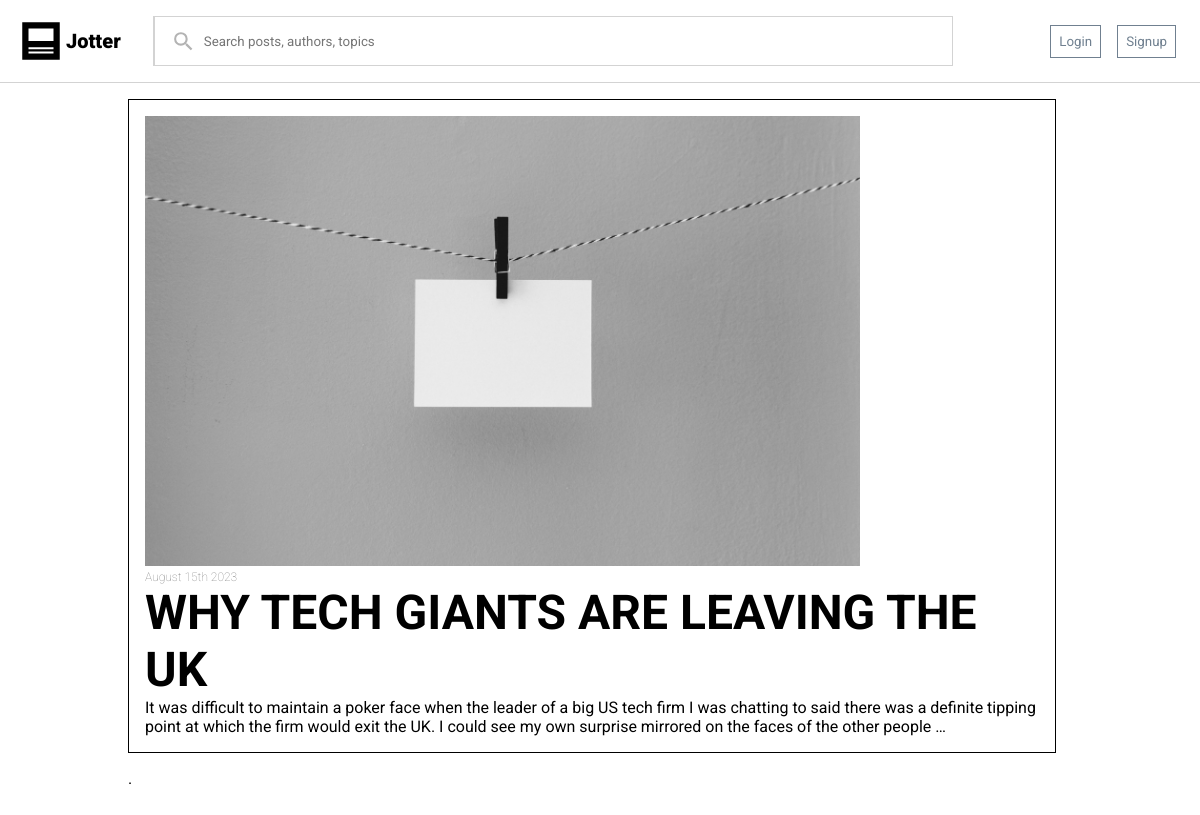
Before: / with the older database file.
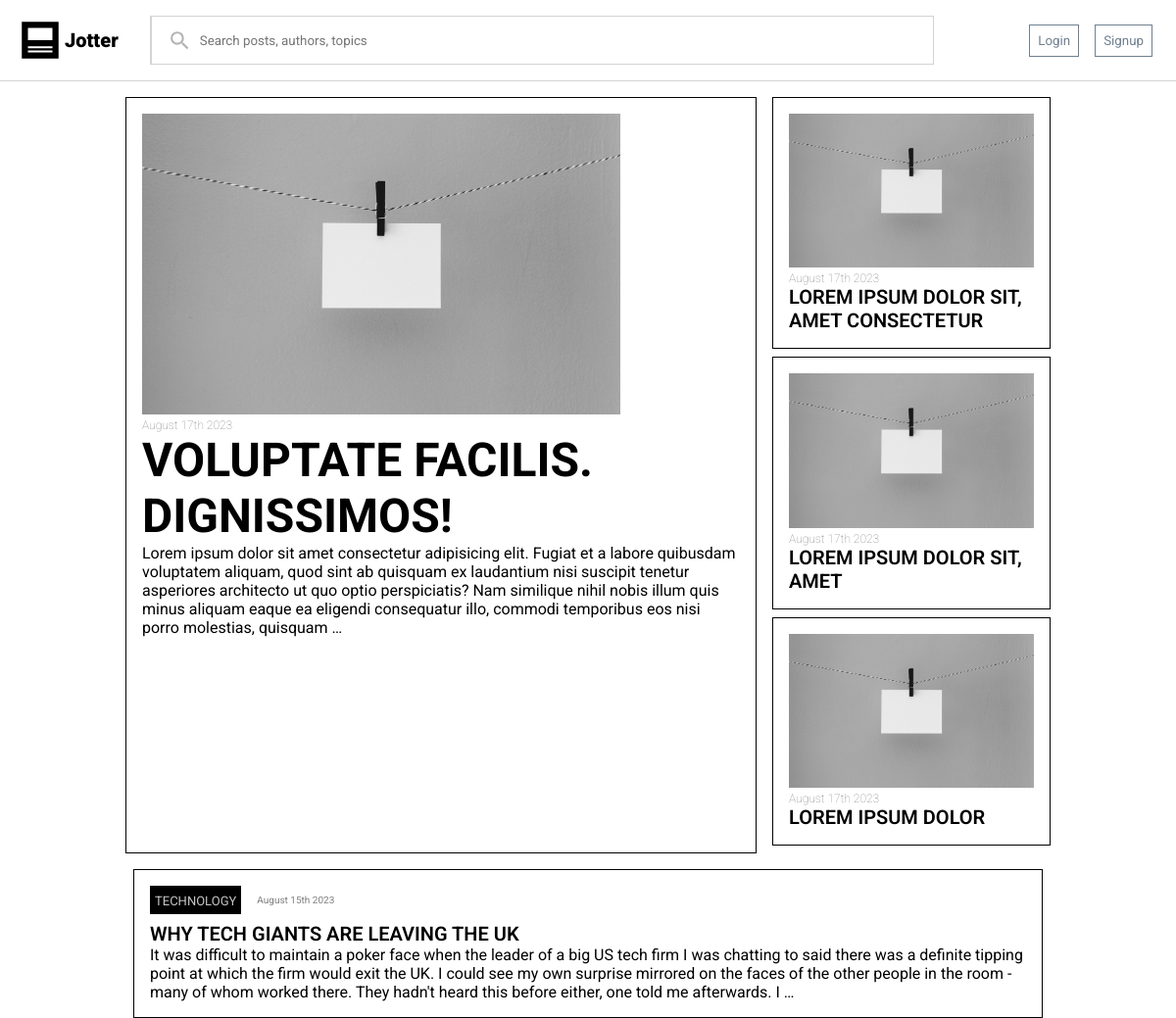
After: the same page with the newer database file.
### blog/models.py (models this page shows, shortened)
class Post(models.Model):
    uuid = models.UUIDField(default=uuid4, auto_created=True)
    author = models.ForeignKey(settings.AUTH_USER_MODEL, on_delete=models.CASCADE)
    topic = models.ForeignKey(Topic, on_delete=models.CASCADE, null=True, blank=True)
    title = models.CharField(max_length=150, null=True, blank=True)
    text = models.TextField(null=True, blank=True)
    dateAdded = models.DateTimeField(auto_now_add=True)
    slug = models.SlugField(null=False)
    tags = models.CharField(max_length=50, null=True, blank=True)
    likes = models.ManyToManyField(settings.AUTH_USER_MODEL, through='LikeRelation', related_name='likedPosts')
    draft = models.BooleanField(default=False)
    class Meta:
        ordering = ('-dateAdded',)

class Topic(models.Model):
    title = models.CharField(max_length=25)
    uuid = models.UUIDField(default=uuid4)
    def __str__(self):
        return self.title

### blog/views.py (the view)
# urls.py: path('', Index.as_view(), name="index"),
class Index(ListView):
    model = Post
    template_name = "blog/index.html"
    def get(self, request, *args, **kwargs):
        posts = super(Index, self).get_queryset()
        top = posts[0]
        try:
            three = posts[1:4]
            posts = posts[4:]
        except IndexError:
            three = None
            posts = posts[1:]
        return render(request, self.template_name, {'posts': posts, 'top': top, 'three': three})

### blog/templates/blog/index.html (shortened to what this page needs)
{% extends "blog/base.html" %}
{% load static %}
{% block staticfiles %}
<link rel="stylesheet" href="{% static 'blog/css/index.css' %}">
<link rel="stylesheet" href="{% static 'blog/css/blogPost.css' %}">
{% endblock staticfiles %}
{% block content %}
<div class="main">
    <div class="header">
        <div class="top">
            <img src="{% static 'blog/img/blank.jpg' %}" alt="">
            <div class="time">{{ top.dateAdded|date:"F jS o" }}</div>
            <div class="title"><a href="{% url 'blog:postDetail' top.slug %}">{{ top.title|upper }}</a></div>
            <div class="content">{{ top.text|truncatewords:50 }}</div>
        </div>
        <div class="side">
            {% for post in three %}
            <div class="three">
                <div class="image">
                    <img src="{% static 'blog/img/blank.jpg' %}" alt="">
                </div>
                <div class="title">
                    <div class="time">{{ post.dateAdded|date:"F jS o" }}</div>
                    <div class="title"><a href="{% url 'blog:postDetail' post.slug %}">{{ post.title|upper }}</a></div>
                </div>
            </div>
            {% endfor %}
        </div>
    </div>
    {% for post in posts %}
    {% include "blog/blogPost.html" %}
    {% empty %}
    <p> . </p>
    {% endfor %}
</div>
{% endblock content %}

### blog/templates/blog/base.html (shortened to what this page needs)
{% load static %}
<!DOCTYPE html>
<html lang="en">
<head>
    <link rel="stylesheet" href="{% static 'blog/css/base.css' %}">
    {% block staticfiles %}
    {% endblock staticfiles %}
</head>
<body>
    <div class="navbar">
        <a href="{% url 'blog:index' %}">
            <div class="logo">
                <img src="{% static 'blog/icons/post.svg' %}" alt="" style="width: 50px;">
                Jotter
            </div>
        </a>
        <form action="{% url 'blog:search' %}" method="GET">
            <div class="search">
                <span>
                    <img src="{% static 'blog/icons/magnify.svg' %}" alt="" height="25px">
                </span>
                <input type="search" placeholder="Search posts, authors, topics" autocomplete="off" name='search'>
            </div>
        </form>
        <div class="authlinks">
            {% if user.is_authenticated %}
            <a href="{% url 'accounts:profile' user.username %}" class="profile">
                <button>Profile</button>
            </a>
            <a href="{% url 'accounts:logout' %}" class="logout">
                <button>Logout</button>
            </a>
            {% else %}
            <a href="{% url 'accounts:login' %}" class="login">
            <button>Login</button>
            </a>
            <a href="{% url 'accounts:signup' %}" class="logout">
            <button>Signup</button>
            </a>
            {% endif %}
        </div>
    </div>
    <div class="main">
        {% block content %}
        {% endblock content %}
    </div>
</body>
</html>

### blog/templates/blog/blogPost.html
{% load static %}
<div class="post">
    <div class="header">
        <div class="topic"><a href="{% url 'blog:topicDetail' post.topic.uuid %}">{{ post.topic|upper }}</a></div>
        <div class="time">{{ post.dateAdded|date:"F jS o" }}</div>
    </div>
    <div class="title"><a href="{% url 'blog:postDetail' post.slug %}">{{ post.title|upper }}</a></div>
    <div class="content">{{ post.text|truncatewords:70 }}</div>
</div>

### blog/static/blog/css/base.css (style rules this page uses)
* { margin: 0; box-sizing: border-box; font-family: 'Roboto', sans-serif; }
body { width: 100vw; height: 100vh; }
a { text-decoration: none; color: black; }
.navbar { display: flex; flex-direction: row; background-color: white; padding: 16px; border-bottom: 1px solid lightgray; gap: 32px; align-items: center; width: 100%; }
.navbar a { color: black; }
.navbar > .authlinks { margin-left: auto; display: flex; flex-direction: row; }
.navbar > .authlinks button { margin: 8px; padding: 8px; background-color: transparent; border: 1px solid slategrey; transition: background-color 0.3s ease-in-out; color: slategray; }
.navbar .logo { font-weight: 900; font-size: 20px; display: flex; flex-direction: row; align-items: center; }
.navbar > form input { width: 100%; height: 90%; border: none; padding: 16px 4px; border-left: 0; }
.navbar > form > .search { display: flex; gap: 0; align-items: center; width: 800px; height: 50px; border: 1px solid lightgray; }
.navbar > form span { border-top: 1px solid lightgray; border-bottom: 1px solid lightgray; border-left: 1px solid lightgray; height: 50px; padding: 12px 4px 16px 16px; }
.main { padding: 8px 64px; width: 100%; height: 100%; }

### blog/static/blog/css/index.css (style rules this page uses)
.main > .header { display: flex; flex-direction: row; gap: 16px; margin-bottom: 16px; }
.header > .top, .side > * { border: 1px solid black; padding: 16px; }
.side > * { margin-bottom: 8px; }
.top > img { width: 80%; }
.top > .time { font-weight: 100; font-size: 12px; }
.top > .title { font-size: 48px; font-weight: 700; }
.three img { width: 250px; }
.three .time { font-weight: 100; font-size: 12px; color: grey; }
.three .title { font-weight: 600; }

### blog/static/blog/css/blogPost.css (style rules this page uses)
.post { border: 1px solid black; display: flex; flex-direction: column; margin: 8px; padding: 16px; }
.post > .header { display: flex; flex-direction: row; gap: 16px; margin-bottom: 8px; align-items: center; }
.title { font-weight: 600; font-size: 20px; }
.topic { border: 1px solid black; padding: 4px; background-color: black; }
.topic a { color: rgb(197, 197, 197); font-size: 13px; }
.time { font-size: 10px; color: grey; }

Changed rows visible on the page:
added Post: dateAdded "August 17th 2023", title "VOLUPTATE FACILIS. DIGNISSIMOS!", text "Lorem ipsum dolor sit amet consectetur adipisicing elit. Fugiat et a labore quibusdam voluptatem aliquam, quod sint ab quisquam ex laudantium nisi suscipit tenetur asperiores architecto ut quo optio perspiciatis? Nam similique nihil nobis illum quis minus aliquam eaque ea eligendi consequatur illo, commodi temporibus eos nisi porro molestias, quisquam …"
added Post: dateAdded "August 17th 2023", title "LOREM IPSUM DOLOR SIT, AMET CONSECTETUR"
added Post: dateAdded "August 17th 2023", title "LOREM IPSUM DOLOR SIT, AMET"
added Post: dateAdded "August 17th 2023", title "LOREM IPSUM DOLOR"
now on one of the page's lists (row unchanged): Post: topic "TECHNOLOGY", dateAdded "August 15th 2023", title "WHY TECH GIANTS ARE LEAVING THE UK", text "It was difficult to maintain a poker face when the leader of a big US tech firm I was chatting to said there was a definite tipping point at which the firm would exit the UK. I could see my own surprise mirrored on the faces of the other people in the room - many of whom worked there. They hadn't heard this before either, one told me afterwards. I …"
Other visible differences:
{{ top.dateAdded|date:"F jS o" }}: "August 15th 2023" → "August 17th 2023"
{{ top.title|upper }}: "WHY TECH GIANTS ARE LEAVING THE UK" → "VOLUPTATE FACILIS. DIGNISSIMOS!"
{{ top.text|truncatewords:50 }}: "It was difficult to maintain a poker face when the leader of a big US tech firm I was chatting to said there was a definite tipping point at which the firm would exit the UK. I could see my own surprise mirrored on the faces of the other people …" → "Lorem ipsum dolor sit amet consectetur adipisicing elit. Fugiat et a labore quibusdam voluptatem aliquam, quod sint ab quisquam ex laudantium nisi suscipit tenetur asperiores architecto ut quo optio perspiciatis? Nam similique nihil nobis illum quis minus aliquam eaque ea eligendi consequatur illo, commodi temporibus eos nisi porro molestias, quisquam …"
